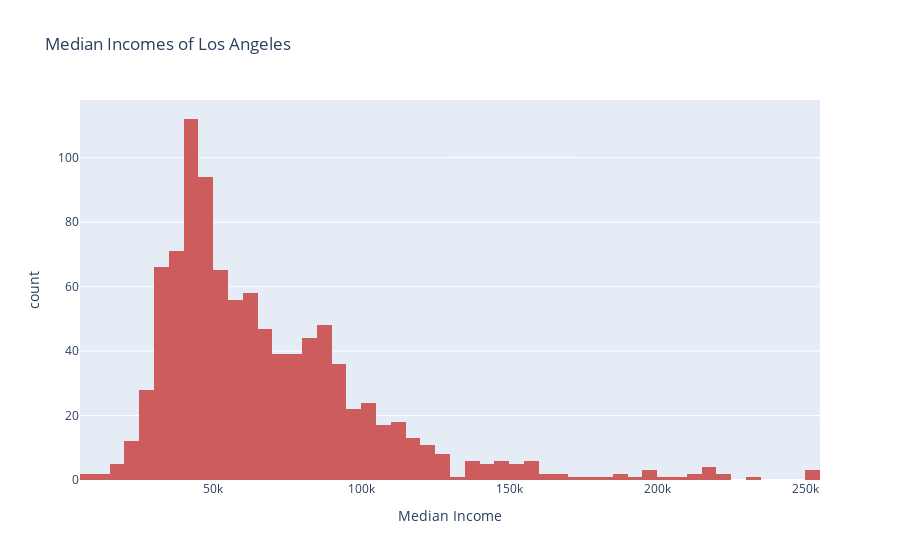

Here is the notebook cell this chart was saved with:
### Code cell


### Figure 1 — Plotly figure (JSON) as saved in the notebook; plotly's stock layout.template omitted (floating-point values rounded to 4 significant figures; data arrays with more than 128 entries replaced by an {"elided": "..."} marker saying what was removed)
{"data": [{"alignmentgroup": "True", "bingroup": "x", "hovertemplate": "Median Income=%{x}<br>count=%{y}<extra></extra>", "legendgroup": "", "marker": {"color": "indianred"}, "name": "", "nbinsx": 50, "offsetgroup": "", "orientation": "v", "showlegend": false, "type": "histogram", "x": {"elided": "1005 int values"}, "xaxis": "x", "yaxis": "y"}], "layout": {"barmode": "relative", "legend": {"tracegroupgap": 0}, "title": {"text": "Median Incomes of Los Angeles"}, "xaxis": {"anchor": "y", "domain": [0, 1], "title": {"text": "Median Income"}}, "yaxis": {"anchor": "x", "domain": [0, 1], "title": {"text": "count"}}}}
